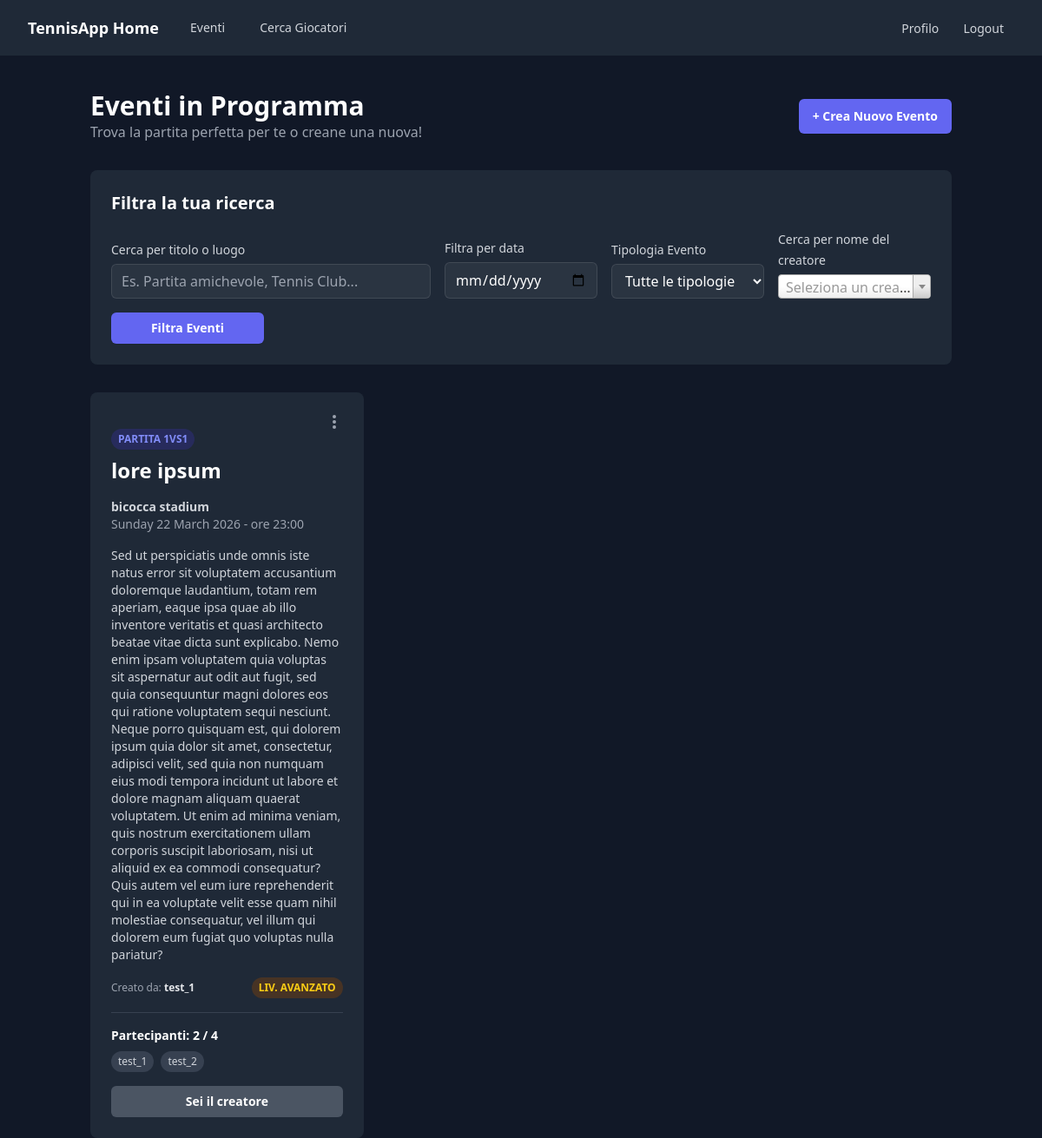
The page /events (signed in) on the database its author committed.
### app/models.py (models this page shows, shortened)
class Event(db.Model):
    TIPOLOGIA_CHOICES = [
        ('Partita 1vs1', 'Partita 1vs1'),
        ('Partita 2vs2', 'Partita 2vs2'),
        ('Allenamento guidato', 'Allenamento guidato'),
        ('Lezione', 'Lezione')
    ]
    LIVELLO_CHOICES = [
        ('Principiante', 'Principiante'),
        ('Intermedio', 'Intermedio'),
        ('Avanzato', 'Avanzato'),
        ('Tutti', 'Tutti i livelli')
    ]
    id = db.Column(db.Integer, primary_key=True)
    titolo = db.Column(db.String(100), nullable=False)
    tipologia = db.Column(db.String(50), nullable=False)
    descrizione = db.Column(db.String(10000))
    data_ora = db.Column(db.DateTime, nullable=False, index=True)
    luogo = db.Column(db.String(100), nullable=False)
    max_partecipanti = db.Column(db.Integer, nullable=False)
    livello_consigliato = db.Column(db.String(20), nullable=False)
    user_id = db.Column(db.Integer, db.ForeignKey('user.id'))
    creatore = db.relationship('User')
    iscritti = db.relationship(
        'User', secondary=partecipanti,
        backref=db.backref('eventi_iscritti', lazy='dynamic'),
        lazy='dynamic')

class User(UserMixin, db.Model):
    id = db.Column(db.Integer, primary_key=True)
    nome = db.Column(db.String(64), index=True, nullable=False)
    cognome = db.Column(db.String(64), index=True, nullable=True)
    data_di_nascita = db.Column(db.Date, nullable=True)
    email = db.Column(db.String(120), index=True, unique=True, nullable=False)
    cap = db.Column(db.String(5), nullable=False)
    password_hash = db.Column(db.String(256))
    livello = db.Column(db.String(20), default='Principiante')
    followed = db.relationship(
        'User', secondary=rally,
        primaryjoin=(rally.c.follower_id == id),
        secondaryjoin=(rally.c.followed_id == id),
        backref=db.backref('followers', lazy='dynamic'),
        lazy='dynamic'
    )

### app/routes.py (the view, shortened to what this page needs)
@bp.route('/events', methods=['GET', 'POST'])
@login_required
def events():
    form = EventFilterForm(request.form)
    creator_ids = db.session.query(Event.user_id).distinct().all()
    creator_ids_list = [c[0] for c in creator_ids]
    creators = User.query.filter(User.id.in_(creator_ids_list)).order_by(User.nome).all()
    form.creatore.choices = [('', 'Tutti i creatori')] + [(str(u.id), u.nome) for u in creators]
    query = Event.query.filter(Event.data_ora >= date.today()).order_by(Event.data_ora.asc())
    all_events = query.all()
    return render_template('events.html', title='Tutti gli Eventi', form=form, events=all_events)

### app/forms.py
class EventFilterForm(FlaskForm):
    query = StringField('Cerca per titolo o luogo', validators=[Optional(), Length(max=100)])
    data = DateField('Filtra per data', format='%Y-%m-%d', validators=[Optional()])
    tipologia = SelectField(
        'Tipologia Evento',
        choices=[('', 'Tutte le tipologie')] + Event.TIPOLOGIA_CHOICES,
        validators=[Optional()]
    )
    creatore = SelectField('Cerca per nome del creatore', choices=[('', 'Tutti i creatori')], validators=[Optional()])
    submit = SubmitField('Filtra Eventi')

### app/__init__.py (called while the page is built)
def create_app(config_class=Config):
    app = Flask(__name__)
    app.config.from_object(config_class)
    instance_path = os.path.join(os.path.dirname(app.root_path), 'instance')
    os.makedirs(instance_path, exist_ok=True)
    db.init_app(app)
    login_manager.init_app(app)
    csrf.init_app(app)
    with app.app_context():
        from app import routes, models
        app.register_blueprint(routes.bp)
        @login_manager.user_loader
        def load_user(user_id):
            return models.User.query.get(int(user_id))
    return app

### app/templates/events.html (shortened to what this page needs)
{% extends "base.html" %}
{% block content %}
<div class="text-white">
    <div class="flex justify-between items-center mb-8">
        <div>
            <h1 class="text-3xl font-bold">Eventi in Programma</h1>
            <p class="text-gray-400">Trova la partita perfetta per te o creane una nuova!</p>
        </div>
        <a href="{{ url_for('main.create_event') }}" class="rounded-md bg-indigo-500 px-4 py-2.5 text-sm font-semibold text-white shadow-sm hover:bg-indigo-400">
            + Crea Nuovo Evento
        </a>
    </div>
    <div class="bg-gray-800 rounded-lg p-6 mb-8">
        <h2 class="text-xl font-bold text-white mb-4">Filtra la tua ricerca</h2>
        <form method="post">
            <div class="grid grid-cols-1 md:grid-cols-2 lg:grid-cols-5 gap-4 items-end">
                <div class="lg:col-span-2">
                    <label class="block text-sm font-medium leading-6 text-gray-300 mb-1">{{ form.query.label }}</label>
                    {{ form.query(class="w-full rounded-md border-0 bg-white/5 py-2 px-3 text-white ring-1 ring-inset ring-white/10", placeholder="Es. Partita amichevole, Tennis Club...") }}
                </div>
                <div>
                    <label class="block text-sm font-medium leading-6 text-gray-300 mb-1">{{ form.data.label }}</label>
                    {{ form.data(class="w-full rounded-md border-0 bg-white/5 py-2 px-3 text-white ring-1 ring-inset ring-white/10") }}
                </div>
                <div>
                    <label class="block text-sm font-medium leading-6 text-gray-300 mb-1">{{ form.tipologia.label }}</label>
                    {{ form.tipologia(class="w-full rounded-md border-0 bg-white/5 py-2 px-3 text-white ring-1 ring-inset ring-white/10") }}
                </div>
                <div>
                    <label class="block text-sm font-medium leading-6 text-gray-300 mb-1">{{ form.creatore.label }}</label>
                </div>
                <div>
                    <button type="submit" class="w-full rounded-md bg-indigo-500 px-4 py-2 text-sm font-semibold text-white shadow-sm hover:bg-indigo-400">
                        {{ form.submit.label.text }}
                    </button>
                </div>
            </div>
        </form>
    </div>
    <div class="grid grid-cols-1 md:grid-cols-2 lg:grid-cols-3 gap-6">
        {% for event in events %}
        <div class="bg-gray-800 rounded-lg p-6 flex flex-col space-y-4 relative">
            {% if event.creatore == current_user %}
            <div class="absolute top-4 right-4">
                <details class="relative">
                    <summary class="list-none cursor-pointer p-2 rounded-full hover:bg-gray-700">
                        <svg xmlns="http://www.w3.org/2000/svg" class="h-5 w-5 text-gray-400" viewBox="0 0 20 20" fill="currentColor">
                            <path d="M10 6a2 2 0 110-4 2 2 0 010 4zM10 12a2 2 0 110-4 2 2 0 010 4zM10 18a2 2 0 110-4 2 2 0 010 4z" />
                        </svg>
                    </summary>
                </details>
            </div>
            {% endif %}
            <div>
                <span class="text-xs font-semibold inline-block py-1 px-2 uppercase rounded-full text-indigo-400 bg-indigo-900/50 mb-2">
                    {{ event.tipologia }}
                </span>
                <h3 class="text-2xl font-bold text-white">{{ event.titolo }}</h3>
            </div>
            <div>
                <p class="text-sm font-semibold text-gray-300">{{ event.luogo }}</p>
                <p class="text-sm text-gray-400">{{ event.data_ora.strftime('%A %d %B %Y - ore %H:%M') }}</p>
            </div>
            <p class="text-sm text-gray-300 flex-grow">{{ event.descrizione }}</p>
            <div class="flex justify-between items-center text-xs text-gray-400">
                <span>Creato da:
                    <a href="{{ url_for('main.user_profile', username=event.creatore.nome) }}" class="font-semibold text-gray-200 hover:text-indigo-400">
                    {{ event.creatore.nome }}
                    </a>
                </span>
                <span class="font-semibold inline-block py-1 px-2 uppercase rounded-full text-yellow-400 bg-yellow-900/50">
                    Liv. {{ event.livello_consigliato }}
                </span>
            </div>
            <div class="border-t border-gray-700 pt-4">
                <p class="text-sm font-semibold">Partecipanti: {{ event.iscritti.count() }} / {{ event.max_partecipanti }}</p>
                <div class="flex flex-wrap gap-2 mt-2">
                    {% for user in event.iscritti %}
                        <span class="text-xs bg-gray-700 text-gray-300 py-1 px-2 rounded-full">{{ user.nome }}</span>
                    {% endfor %}
                </div>
            </div>
            <div>
                {% if event.creatore == current_user %}
                    <button class="w-full text-center rounded-md bg-gray-600 px-3 py-2 text-sm font-semibold text-white cursor-not-allowed">Sei il creatore</button>
                {% elif event.iscritti.count() >= event.max_partecipanti %}
                    <button class="w-full text-center rounded-md bg-gray-600 px-3 py-2 text-sm font-semibold text-white cursor-not-allowed">Evento al completo</button>
                {% endif %}
            </div>
        </div>
        {% else %}
            <p class="text-gray-400 col-span-full text-center py-10">Nessun evento trovato. Prova a cambiare i criteri di ricerca o creane uno tu!</p>
        {% endfor %}
    </div>
</div>
{% endblock %}

### app/templates/base.html (shortened to what this page needs)
<!DOCTYPE html>
<html lang="it" class="h-full bg-gray-900">
<head>
    <script src="https://cdn.tailwindcss.com"></script>
    <link href="https://cdn.jsdelivr.net/npm/select2@4.1.0-rc.0/dist/css/select2.min.css" rel="stylesheet" />
</head>
<body class="h-full">
    <nav class="bg-gray-800">
        <div class="mx-auto max-w-7xl px-2 sm:px-6 lg:px-8">
            <div class="relative flex h-16 items-center justify-between">
                <div class="flex flex-1 items-center justify-start">
                    <a href="{{ url_for('main.index') }}" class="text-white font-bold text-lg">TennisApp Home</a>
                    <a href="{{ url_for('main.events') }}" class="ml-6 rounded-md px-3 py-2 text-sm font-medium text-gray-300 hover:bg-gray-700 hover:text-white">Eventi</a>
                    <a href="{{ url_for('main.players') }}" class="ml-4 rounded-md px-3 py-2 text-sm font-medium text-gray-300 hover:bg-gray-700 hover:text-white">Cerca Giocatori</a>
                </div>
                <div class="absolute inset-y-0 right-0 flex items-center pr-2 sm:static sm:inset-auto sm:ml-6 sm:pr-0">
                    <div class="relative ml-3">
                        {% if current_user.is_authenticated %}
                            <a href="{{ url_for('main.account') }}" class="rounded-md px-3 py-2 text-sm font-medium text-gray-300 hover:bg-gray-700 hover:text-white">Profilo</a>
                            <a href="{{ url_for('main.logout') }}" class="rounded-md px-3 py-2 text-sm font-medium text-gray-300 hover:bg-gray-700 hover:text-white">Logout</a>
                        {% else %}
                            <a href="{{ url_for('main.login') }}" class="rounded-md px-3 py-2 text-sm font-medium text-gray-300 hover:bg-gray-700 hover:text-white">Login</a>
                            <a href="{{ url_for('main.register') }}" class="rounded-md px-3 py-2 text-sm font-medium text-gray-300 hover:bg-gray-700 hover:text-white">Registrati</a>
                        {% endif %}
                    </div>
                </div>
            </div>
        </div>
    </nav>
    <div class="container mx-auto mt-10 px-4">
        {% block content %}{% endblock %}
    </div>
</body>
</html>

### rows shown on the page
Event: tipologia "PARTITA 1VS1", titolo "lore ipsum", luogo "bicocca stadium", data_ora "Sunday 22 March 2026 - ore 23:00", descrizione "Sed ut perspiciatis unde omnis iste natus error sit voluptatem accusantium doloremque laudantium, totam rem aperiam, eaque ipsa quae ab illo inventore veritatis et quasi architecto beatae vitae dicta sunt explicabo. Nemo enim ipsam voluptatem quia voluptas sit aspernatur aut odit aut fugit, sed quia consequuntur magni dolores eos qui ratione voluptatem sequi nesciunt. Neque porro quisquam est, qui dolorem ipsum quia dolor sit amet, consectetur, adipisci velit, sed quia non numquam eius modi tempora incidunt ut labore et dolore magnam aliquam quaerat voluptatem. Ut enim ad minima veniam, quis nostrum exercitationem ullam corporis suscipit laboriosam, nisi ut aliquid ex ea commodi…", creatore.nome "test_1", livello_consigliato "AVANZATO", iscritti.count "2", max_partecipanti "4"
User: nome "test_1"
User: nome "test_2"
